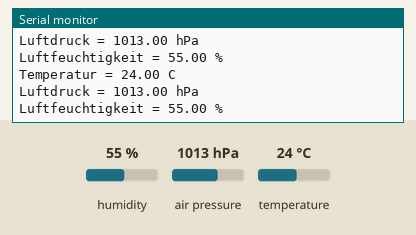
Recording of a sketch running on a simulated ESP32. Parts: the last lines printed to the serial monitor. Inputs (shaded band) come from the test bench; at power-on: humidity 55 %, air pressure 1013 hPa, temperature 24 °C.

Above: at 1.8 s.
1.9 s: humidity set to 22 %
At 2.8 s:
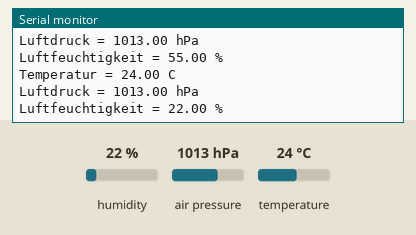
3.4 s: air pressure set to 952 hPa
At 4.7 s:
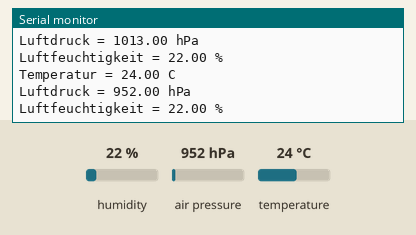
4.9 s: temperature set to 12 °C
At 5.8 s:
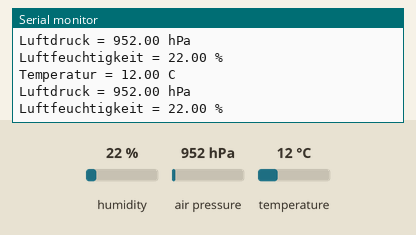

The sketch:

BME280_Sensor_Test.ino
```cpp
#include <Adafruit_Sensor.h>
#include <Adafruit_BME280.h>

Adafruit_BME280 bme;

void setup() {
  Serial.begin(115200);
  Serial.println("BME280-Test");

  if (!bme.begin(0x76)) {
    Serial.println("Konnte keinen BME280-Sensor finden!");
    while (1)
      delay(10);
  }
}

void loop() {
  Serial.printf("Temperatur = %.2f C\n", bme.readTemperature());
  Serial.printf("Luftdruck = %.2f hPa\n", bme.readPressure() / 100.0F);
  Serial.printf("Luftfeuchtigkeit = %.2f %%\n", bme.readHumidity());
  Serial.println();
  delay(1000);
}
```

Measured:
- after the input at 1.9 s, the serial monitor: prints a new line after 0.11 s (image 1)
- after the input at 3.4 s, the serial monitor: prints a new line after 0.62 s (image 2)
- after the input at 4.9 s, the serial monitor: prints a new line after 0.12 s (image 3)
